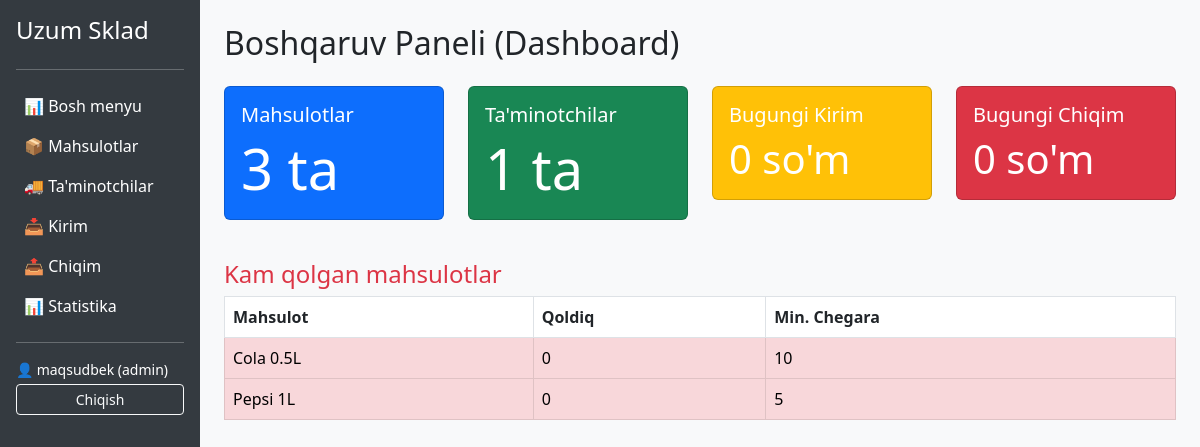
The app's page / (signed in) with its own data.
### accounts/models.py (models this page shows, shortened)
class CustomUser(AbstractUser):
    ROLE_CHOICES = (
        ('admin', 'Admin'),
        ('client', 'Client')
    )
    role = models.CharField(max_length = 10, choices = ROLE_CHOICES, default = 'client')
    created_at = models.DateTimeField(auto_now_add = True)

### products/models.py (models this page shows, shortened)
class Product(models.Model):
    name = models.CharField(max_length=100)
    sku = models.CharField(max_length=50, unique = True)
    category = models.CharField(max_length=100)
    supplier = models.ForeignKey('suppliers.Supplier', on_delete=models.CASCADE, related_name='products')
    stock = models.IntegerField(default = 0)
    price = models.DecimalField(max_digits=10, decimal_places=2)
    min_stock = models.IntegerField(default = 10)
    created_at = models.DateTimeField(auto_now_add=True)

### products/views.py (the view)
# urls.py: path('', dashboard, name = 'dashboard')
@login_required
def dashboard(request):
    total_products = str(Product.objects.count()) + " ta"
    total_suppliers = str(Supplier.objects.count()) + " ta"
    today = timezone.now().date()
    today_stock_in = str(Stock_in.objects.filter(created_at__date=today).aggregate(total_sum = Sum(F('quantity')*F('purchase_price')))['total_sum'] or 0) + " so'm"
    today_stock_out = str(Stock_out.objects.filter(created_at__date=today).aggregate(total_sum = Sum(F('quantity')*F('product__price')))['total_sum'] or 0) + " so'm"
    low_stock_products = Product.objects.filter(stock__lte = F('min_stock'))
    context = {
        'total_products': total_products,
        'total_suppliers': total_suppliers,
        'today_stock_in': today_stock_out,
        'today_stock_out': today_stock_in,
        'low_stock_products': low_stock_products,
    }
    return render(request, 'dashboard.html', context)

### templates/dashboard.html
{% extends 'base.html' %}
{% block content %}
<h2>Boshqaruv Paneli (Dashboard)</h2>
<div class="row mt-4">
    <div class="col-md-3">
        <div class="card text-white bg-primary mb-3">
            <div class="card-body">
                <h5 class="card-title">Mahsulotlar</h5>
                <p class="card-text display-4">{{ total_products }}</p>
            </div>
        </div>
    </div>
    <div class="col-md-3">
        <div class="card text-white bg-success mb-3">
            <div class="card-body">
                <h5 class="card-title">Ta'minotchilar</h5>
                <p class="card-text display-4">{{ total_suppliers }}</p>
            </div>
        </div>
    </div>
    <div class="col-md-3">
        <div class="card text-white bg-warning mb-3">
            <div class="card-body">
                <h5 class="card-title">Bugungi Kirim</h5>
                <p class="card-text display-6">{{ today_stock_in }}</p>
            </div>
        </div>
    </div>
    <div class="col-md-3">
        <div class="card text-white bg-danger mb-3">
            <div class="card-body">
                <h5 class="card-title">Bugungi Chiqim</h5>
                <p class="card-text display-6">{{ today_stock_out }}</p>
            </div>
        </div>
    </div>
</div>
<h4 class="mt-4 text-danger">
    {% if user.role == "admin" %}
    Kam qolgan mahsulotlar
    {% else %}
    Kam qolgan mahsulotlar, shoshiling!
    {% endif %}
</h4>
<table class="table table-bordered">
    <thead>
        <tr>
            <th>Mahsulot</th>
            <th>Qoldiq</th>
            <th>Min. Chegara</th>
        </tr>
    </thead>
    <tbody>
        {% for product in low_stock_products %}
        <tr class="table-danger">
            <td>{{ product.name }}</td>
            <td>{{ product.stock }}</td>
            <td>{{ product.min_stock }}</td>
        </tr>
        {% empty %}
        <tr><td colspan="3">Hammasi joyida!</td></tr>
        {% endfor %}
    </tbody>
</table>
{% endblock %}

### templates/base.html (shortened to what this page needs)
<!DOCTYPE html>
<html lang="uz">
<head>
    <link href="https://cdn.jsdelivr.net/npm/bootstrap@5.3.0/dist/css/bootstrap.min.css" rel="stylesheet">
</head>
<body>
<div class="container-fluid">
    <div class="row">
<div class="col-md-2 sidebar p-3 text-white" style="background-color: #343a40; min-height: 100vh;">
    <h4 class="mb-4">Uzum Sklad</h4>
    <hr>
    <a href="{% url 'dashboard' %}" class="d-block text-white text-decoration-none p-2 hover-effect">
        📊 Bosh menyu
    </a>
    <a href="{% url 'product_list' %}" class="d-block text-white text-decoration-none p-2 hover-effect">
        📦 Mahsulotlar
    </a>
    {% if user.role == 'admin' %}
        <a href="{% url 'supplier_list' %}" class="d-block text-white text-decoration-none p-2 hover-effect">
            🚚 Ta'minotchilar
        </a>
        <a href="{% url 'stock_in_list' %}" class="d-block text-white text-decoration-none p-2 hover-effect">
            📥 Kirim
        </a>
        <a href="{% url 'stock_out_list' %}" class="d-block text-white text-decoration-none p-2 hover-effect">
            📤 Chiqim
        </a>
        <a href="{% url 'statistics' %}" class="d-block text-white text-decoration-none p-2 hover-effect">
            📊 Statistika
        </a>
    {% endif %}
    <hr>
    {% if user.is_authenticated %}
        <div class="mt-3">
            <p class="small mb-1">👤 {{ user.username }} ({{ user.role }})</p>
            <form action="{% url 'logout' %}" method="post">
                <button type="submit" class="btn btn-outline-light btn-sm w-100">Chiqish</button>
            </form>
        </div>
    {% else %}
        <a href="{% url 'login' %}" class="btn btn-primary w-100">Kirish</a>
    {% endif %}
</div>
        <div class="col-md-10 p-4">
            {% block content %}
            {% endblock %}
        </div>
    </div>
</div>
</body>
</html>

### templates/base.html (style rules this page uses)
body { background-color: #f8f9fa; }
.sidebar { min-height: 100vh; background-color: #343a40; color: white; }
.sidebar a { color: white; text-decoration: none; padding: 10px; display: block; }

### records on screen
CustomUser: username "maqsudbek", role "admin"
Product: name "Cola 0.5L", stock "0", min_stock "10"
Product: name "Pepsi 1L", stock "0", min_stock "5"

### other values on screen
{{ total_products }} "3 ta"
{{ total_suppliers }} "1 ta"
{{ today_stock_in }} "0 so'm"
{{ today_stock_out }} "0 so'm"
